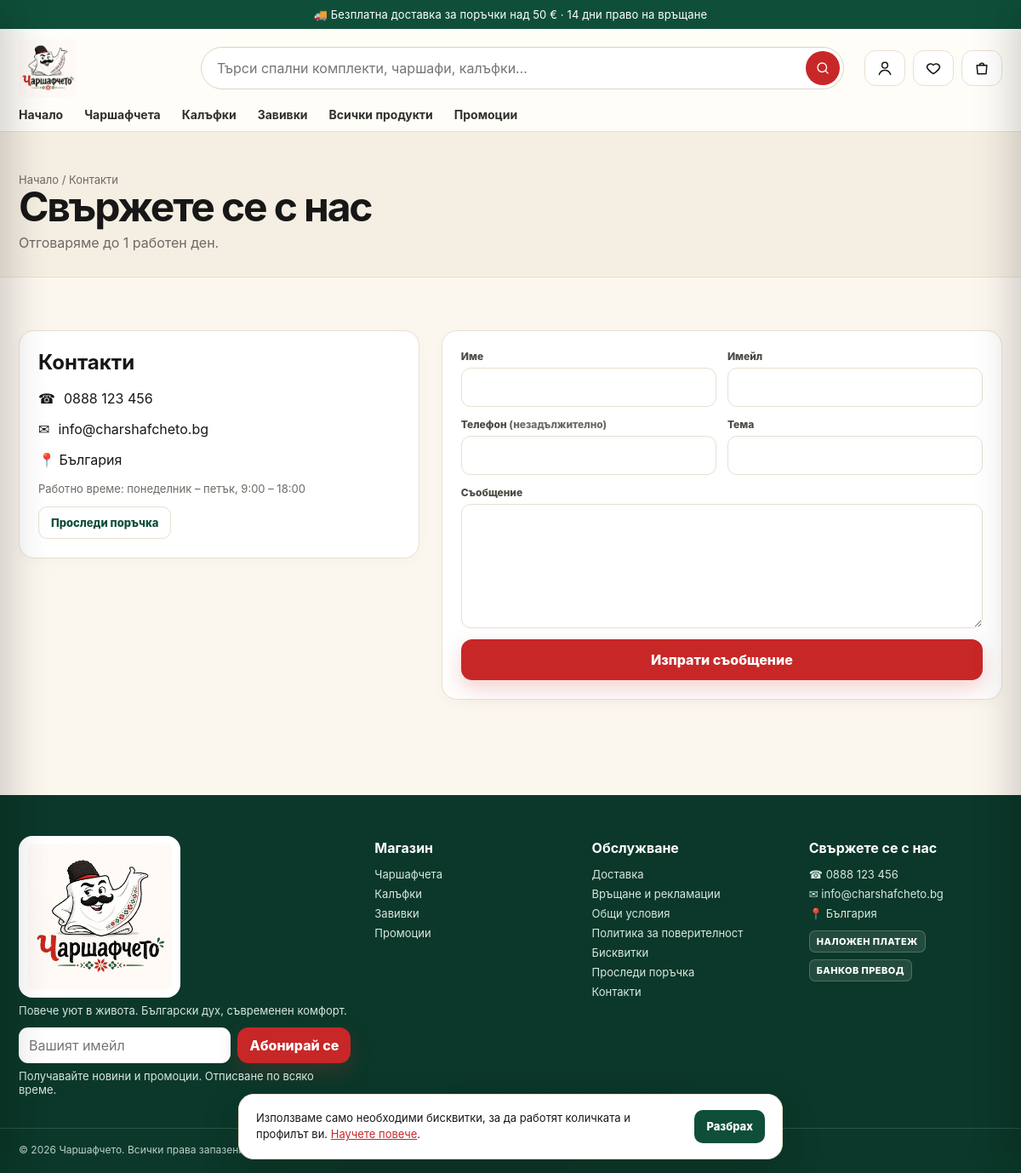
Page /contact/ on the committed database.
### core/models.py (models this page shows, shortened)
class SiteSettings(models.Model):
    CURRENCY_CHOICES = [("EUR", "EUR (€)"), ("BGN", "BGN (лв.)")]
    store_name = models.CharField("име на магазина", max_length=80, default="Чаршафчето")
    tagline = models.CharField("слоган", max_length=160, default="Повече уют в живота")
    announcement = models.CharField(
        "лента с обява",
        max_length=200,
        blank=True,
        default="🚚 Безплатна доставка за поръчки над 50 € · 14 дни право на връщане",
    )
    currency = models.CharField("валута", max_length=3, choices=CURRENCY_CHOICES, default="EUR")
    show_secondary_currency = models.BooleanField(
        "показвай и цена в лева", default=True, help_text="Двойно обозначаване EUR / BGN по фиксирания курс."
    )
    free_shipping_threshold = models.DecimalField(
        "безплатна доставка над", max_digits=10, decimal_places=2, default=Decimal("50.00")
    )
    vat_rate = models.DecimalField("ДДС %", max_digits=5, decimal_places=2, default=Decimal("20.00"))
    prices_include_vat = models.BooleanField("цените са с ДДС", default=True)
    low_stock_threshold = models.PositiveIntegerField("праг за ниска наличност", default=5)
    contact_email = models.EmailField("имейл за контакт", default="info@charshafcheto.bg")
    orders_email = models.EmailField("имейл за известия за поръчки", default="orders@charshafcheto.bg")
    contact_phone = models.CharField("телефон", max_length=40, default="0888 123 456")
    address = models.CharField("адрес", max_length=200, default="България")
    company_name = models.CharField("фирма", max_length=120, blank=True)
    company_eik = models.CharField("ЕИК", max_length=20, blank=True)
    bank_iban = models.CharField("IBAN за банков превод", max_length=40, blank=True)
    bank_name = models.CharField("банка", max_length=80, blank=True)
    facebook_url = models.URLField(blank=True)
    instagram_url = models.URLField(blank=True)
    meta_description = models.CharField(
        "SEO описание",
        max_length=300,
        default="Спални комплекти, чаршафи, калъфки и завивки с български дух.",
    )
    updated_at = models.DateTimeField(auto_now=True)
    CACHE_KEY = "site_settings"
    class Meta:
        verbose_name = "настройки на магазина"
        verbose_name_plural = "настройки на магазина"
    @classmethod
    def load(cls):
        obj = cache.get(cls.CACHE_KEY)
        if obj is None:
            obj, _ = cls.objects.get_or_create(pk=1)
            cache.set(cls.CACHE_KEY, obj, 300)
        return obj

class Page(models.Model):
    title = models.CharField("заглавие", max_length=120)
    slug = models.SlugField(unique=True, allow_unicode=True)
    body = models.TextField("съдържание", help_text="Позволен е обикновен HTML.")
    show_in_footer = models.BooleanField("в долното меню", default=True)
    order = models.PositiveIntegerField(default=0)
    updated_at = models.DateTimeField(auto_now=True)
    class Meta:
        ordering = ["order", "title"]
        verbose_name = "страница"
        verbose_name_plural = "страници"
    def get_absolute_url(self):
        from django.urls import reverse
        return reverse("core:page", args=[self.slug])

### catalog/models.py (models this page shows, shortened)
class Category(models.Model):
    name = models.CharField("име", max_length=100)
    slug = models.SlugField(unique=True, max_length=120, blank=True)
    parent = models.ForeignKey(
        "self", null=True, blank=True, on_delete=models.SET_NULL, related_name="children", verbose_name="родител"
    )
    tagline = models.CharField("подзаглавие", max_length=160, blank=True)
    description = models.TextField("описание", blank=True)
    image = models.ImageField("изображение", upload_to="categories/", blank=True)
    is_active = models.BooleanField("активна", default=True)
    show_in_menu = models.BooleanField("в главното меню", default=True)
    position = models.PositiveIntegerField("подредба", default=0)
    class Meta:
        ordering = ["position", "name"]
        verbose_name = "категория"
        verbose_name_plural = "категории"
    def get_absolute_url(self):
        return reverse("catalog:category", args=[self.slug])

### core/views.py (the view, shortened to what this page needs)
# urls.py: path("contact/", views.contact, name="contact"),
def contact(request):
    form = ContactForm(request.POST or None, initial={
        "name": request.user.get_full_name() if request.user.is_authenticated else "",
        "email": request.user.email if request.user.is_authenticated else "",
        "subject": request.GET.get("subject", "")[:160],
    })
    return render(request, "core/contact.html", {"form": form})

### core/views.py
class ContactForm(forms.ModelForm):
    website = forms.CharField(required=False)  # honeypot
    class Meta:
        model = ContactMessage
        fields = ["name", "email", "phone", "subject", "message"]
        widgets = {"message": forms.Textarea(attrs={"rows": 6})}

### cart/cart.py (called while the page is built)
    def __len__(self):
        return sum(self.data.values())

    @property
    def count(self):
        return len(self)

### core/context_processors.py (called while the page is built)
def store(request):
    if request.path.startswith(("/static/", "/media/")):
        return {}
    wishlist_ids = set()
    if request.user.is_authenticated:
        wishlist_ids = set(WishlistItem.objects.filter(user=request.user).values_list("product_id", flat=True))
    else:
        wishlist_ids = set(request.session.get("wishlist", []))
    return {
        "store": SiteSettings.load(),
        "cart": Cart(request),
        "wishlist_ids": wishlist_ids,
        "menu_categories": Category.objects.filter(is_active=True, show_in_menu=True, parent__isnull=True),
        "footer_pages": Page.objects.filter(show_in_footer=True),
        "card_payments_enabled": bool(settings.STRIPE_SECRET_KEY),
        "SITE_URL": settings.SITE_URL,
    }

### templates/core/contact.html (shortened to what this page needs)
{% extends "base.html" %}
{% block content %}
<section class="page-hero"><div class="shell"><nav class="crumb"><a href="{% url 'core:home' %}">Начало</a> / Контакти</nav><h1>Свържете се с нас</h1><p class="section-sub">Отговаряме до 1 работен ден.</p></div></section>
<section class="section"><div class="shell contact-grid">
  <div class="panel contact-info">
    <h2>Контакти</h2>
    <p>☎ <a href="tel:{{ store.contact_phone|cut:' ' }}">{{ store.contact_phone }}</a></p>
    <p>✉ <a href="mailto:{{ store.contact_email }}">{{ store.contact_email }}</a></p>
    <p>📍 {{ store.address }}</p>
    <p class="small muted">Работно време: понеделник – петък, 9:00 – 18:00</p>
    <a class="btn btn-secondary btn-small" href="{% url 'orders:track' %}">Проследи поръчка</a>
  </div>
  <form method="post" class="panel form-grid">{% csrf_token %}
    {% include "_field.html" with field=form.name %}
    {% include "_field.html" with field=form.email %}
    {% include "_field.html" with field=form.phone %}
    {% include "_field.html" with field=form.subject %}
    {% include "_field.html" with field=form.message class="full" %}
    <div class="field full"><button class="btn btn-primary">Изпрати съобщение</button></div>
  </form>
</div></section>
{% endblock %}

### templates/base.html (shortened to what this page needs)
{% load static store_tags %}<!doctype html>
<html lang="bg">
<head>
  <link rel="stylesheet" href="{% static 'css/store.css' %}">
</head>
<body>
{% if store.announcement %}<div class="announcement">{{ store.announcement }}</div>{% endif %}
<header class="header">
  <div class="shell">
    <div class="header-main">
      <a class="brand" href="{% url 'core:home' %}"><img src="{% static 'img/logo.png' %}" alt="{{ store.store_name }}" width="68" height="68"></a>
      <form class="search-wrap" action="{% url 'catalog:shop' %}" method="get" role="search">
        <input id="globalSearch" class="search" name="q" placeholder="Търси спални комплекти, чаршафи, калъфки…" value="{{ request.GET.q|default:'' }}" autocomplete="off">
        <button class="search-btn" aria-label="Търси"><svg class="i"><use href="#i-search"/></svg></button>
      </form>
      <div class="header-actions">
        <a class="icon-btn" href="{% url 'accounts:dashboard' %}" title="Моят профил" aria-label="Моят профил"><svg class="i"><use href="#i-user"/></svg></a>
        <a class="icon-btn" href="{% url 'catalog:wishlist' %}" title="Любими" aria-label="Любими" data-wishlist-link><svg class="i"><use href="#i-heart"/></svg></a>
        <a class="icon-btn" href="{% url 'cart:detail' %}" title="Количка" aria-label="Количка" data-cart-open><svg class="i"><use href="#i-bag"/></svg></a>
      </div>
    </div>
    <nav class="nav" aria-label="Основна навигация">
      <a href="{% url 'core:home' %}" {% if request.resolver_match.url_name == 'home' %}class="active"{% endif %}>Начало</a>
      {% for cat in menu_categories %}<a href="{{ cat.get_absolute_url }}" {% if current_category.pk == cat.pk %}class="active"{% endif %}>{{ cat.name }}</a>{% endfor %}
      <a href="{% url 'catalog:shop' %}" {% if request.resolver_match.url_name == 'shop' and not current_category %}class="active"{% endif %}>Всички продукти</a>
      <a href="{% url 'catalog:sale' %}" class="accent">Промоции</a>
    </nav>
  </div>
</header>
<main id="main">{% block content %}{% endblock %}</main>
<footer class="footer">
  <div class="shell footer-grid">
    <div>
      <img class="footer-logo" src="{% static 'img/logo.png' %}" alt="{{ store.store_name }}" loading="lazy">
      <p>{{ store.tagline }}. Български дух, съвременен комфорт.</p>
      <form class="newsletter" method="post" action="{% url 'core:newsletter' %}">{% csrf_token %}
        <input id="nlEmail" type="email" name="email" placeholder="Вашият имейл" required>
        <button class="btn btn-primary">Абонирай се</button>
      </form>
      <p class="small">Получавайте новини и промоции. Отписване по всяко време.</p>
    </div>
    <div>
      <h4>Магазин</h4>
      {% for cat in menu_categories %}<a href="{{ cat.get_absolute_url }}">{{ cat.name }}</a>{% endfor %}
      <a href="{% url 'catalog:sale' %}">Промоции</a>
    </div>
    <div>
      <h4>Обслужване</h4>
      {% for page in footer_pages %}<a href="{{ page.get_absolute_url }}">{{ page.title }}</a>{% endfor %}
      <a href="{% url 'orders:track' %}">Проследи поръчка</a>
      <a href="{% url 'core:contact' %}">Контакти</a>
    </div>
    <div>
      <h4>Свържете се с нас</h4>
      <p>☎ <a href="tel:{{ store.contact_phone|cut:' ' }}" style="display:inline">{{ store.contact_phone }}</a></p>
      <p>✉ <a href="mailto:{{ store.contact_email }}" style="display:inline">{{ store.contact_email }}</a></p>
      <p>📍 {{ store.address }}</p>
      <div class="pay-icons" aria-label="Методи на плащане"><span>НАЛОЖЕН ПЛАТЕЖ</span>{% if card_payments_enabled %}<span>VISA</span><span>MASTERCARD</span>{% endif %}<span>БАНКОВ ПРЕВОД</span></div>
    </div>
  </div>
  <div class="shell copyright">© {% now "Y" %} {{ store.company_name|default:store.store_name }}{% if store.company_eik %} · ЕИК {{ store.company_eik }}{% endif %}. Всички права запазени.</div>
</footer>
<div class="cookie-bar hidden" id="cookieBar" role="dialog" aria-label="Бисквитки">
  <p>Използваме само необходими бисквитки, за да работят количката и профилът ви. <a href="{% url 'core:page' 'biskvitki' %}">Научете повече</a>.</p>
  <button class="btn btn-green btn-small" type="button" data-cookie-ok>Разбрах</button>
</div>
</body>
</html>

### rows in the picture
SiteSettings: announcement "🚚 Безплатна доставка за поръчки над 50 € · 14 дни право на връщане", contact_phone "0888 123 456", contact_email "info@charshafcheto.bg", address "България", tagline "Повече уют в живота", company_name "Чаршафчето"
Category: name "Чаршафчета"
Category: name "Калъфки"
Category: name "Завивки"
Page: title "Доставка"
Page: title "Връщане и рекламации"
Page: title "Общи условия"
Page: title "Политика за поверителност"
Page: title "Бисквитки"

### other values in the picture
{{ field.label }} "Име Имейл Телефон Тема Съобщение"
